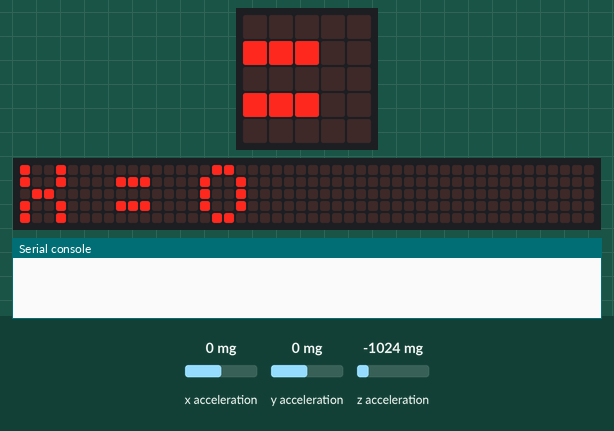
Recording of a program running on a simulated BBC micro:bit running MicroPython. On the bench: the board's 5×5 LED display, a strip that is not on the board, showing the scrolling text unrolled, the last lines printed to the serial console. The test bench sets the inputs (shaded band); at power-on: x acceleration 0 mg, y acceleration 0 mg, z acceleration -1024 mg. The 48×5 strip is a reading aid, not a part: it shows the text the display is scrolling, unrolled, one strip-width of it at a time.

Above: at 1.27 s.
1.3 s: x acceleration set to -1440 mg
At 9.43 s:
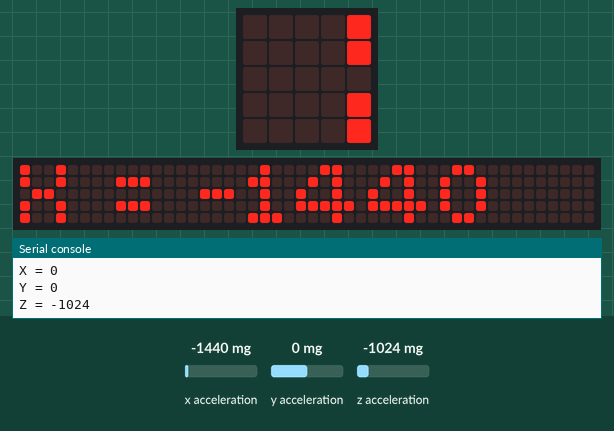
10.6 s: y acceleration set to -1440 mg
At 23.51 s:
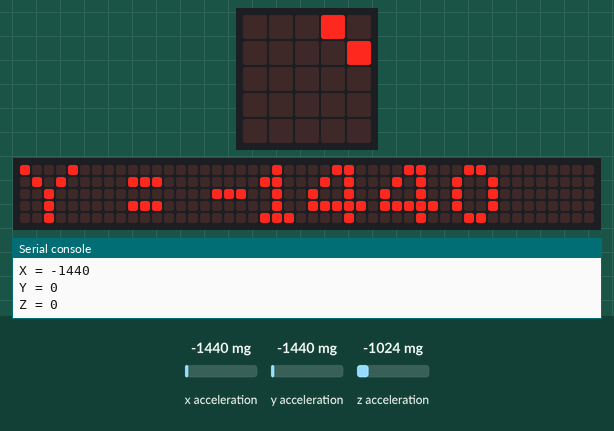
24.6 s: x acceleration set to -750 mg
At 30.45 s:
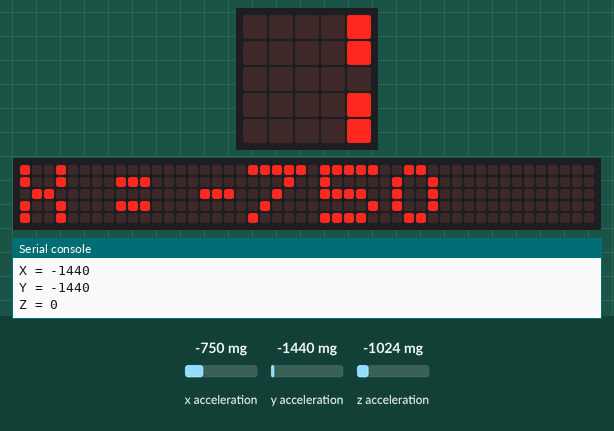
33.9 s: y acceleration set to -750 mg
At 45.75 s:
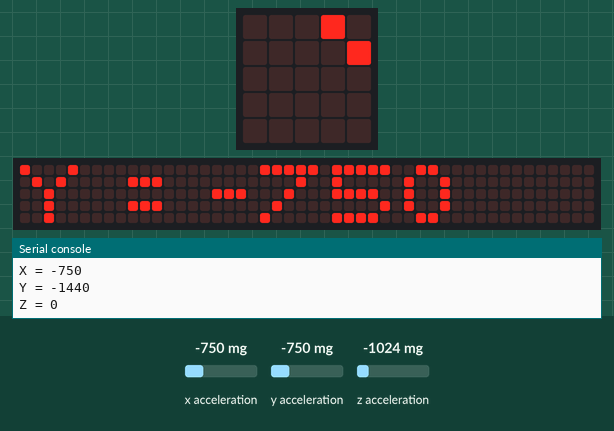
47.0 s: z acceleration set to -1440 mg
At 60.64 s:
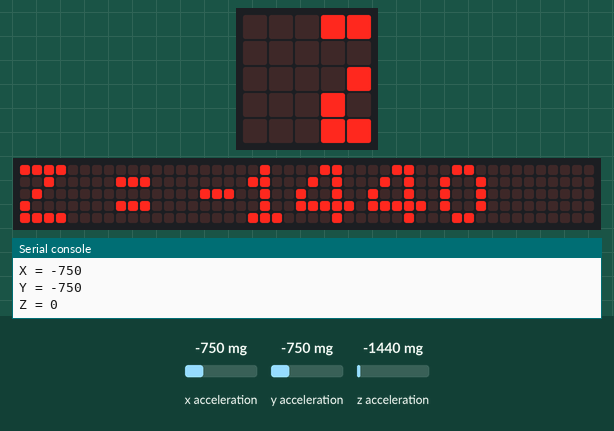

The program:

EX13_accelerometer_1_.py
```python
from microbit import *
while True:
    reading_X = accelerometer.get_x()
    reading_Y = accelerometer.get_y()
    reading_Z = accelerometer.get_z()

    display.scroll("X = " + str(reading_X), 100)
    display.scroll("Y = " + str(reading_Y), 100)
    display.scroll("Z = " + str(reading_Z), 100)

    print("X = " + str(reading_X))
    print("Y = " + str(reading_Y))
    print("Z = " + str(reading_Z))
```
